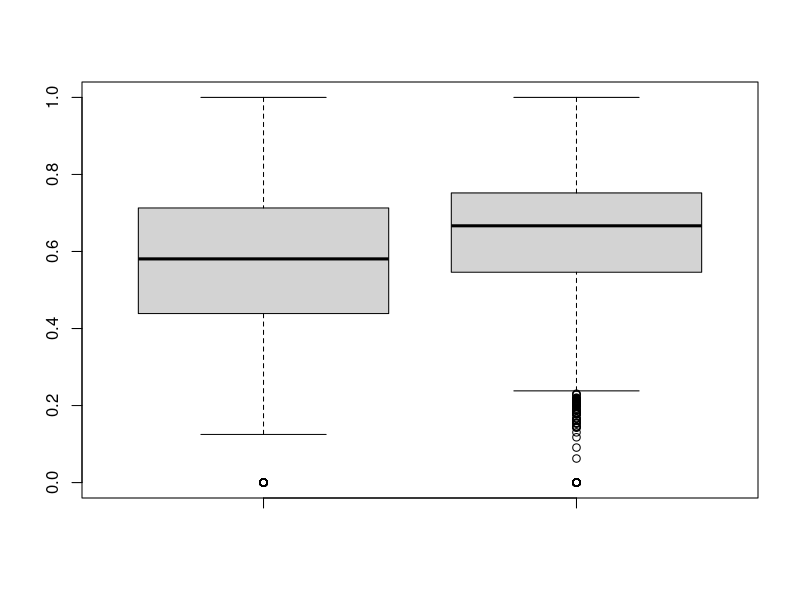
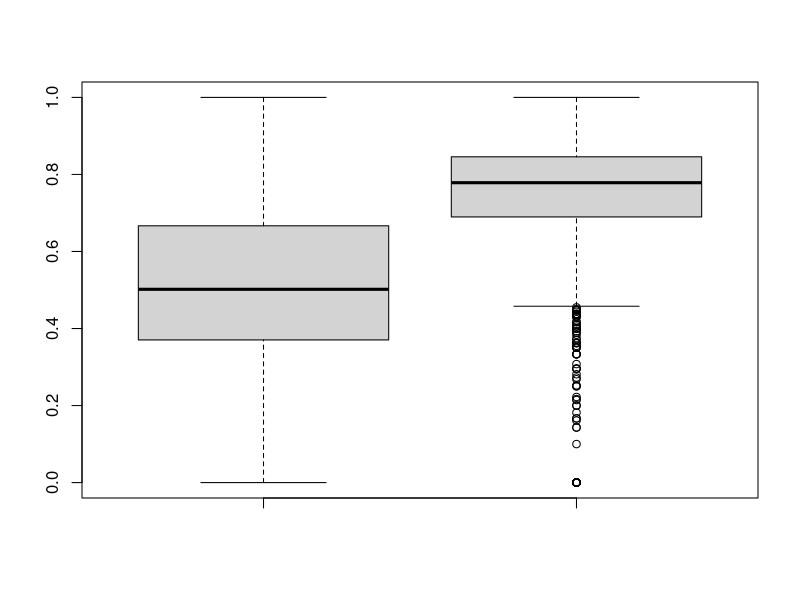
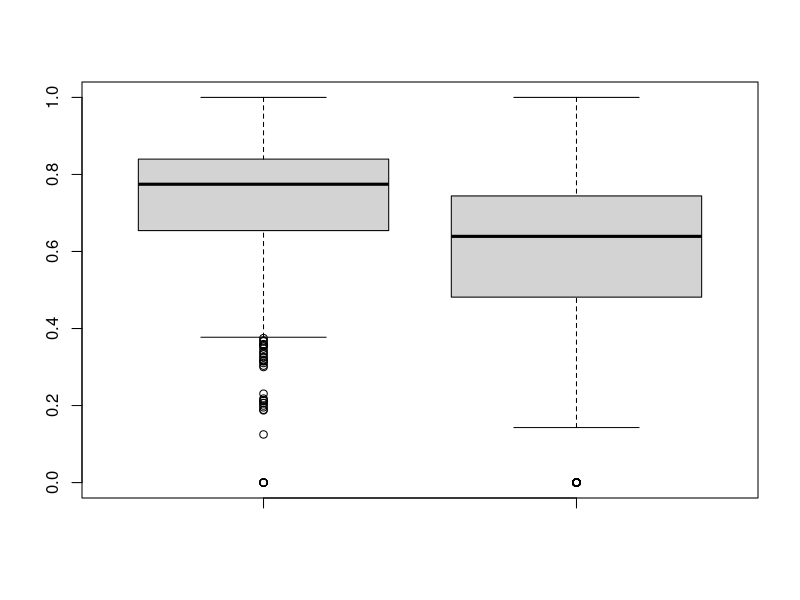
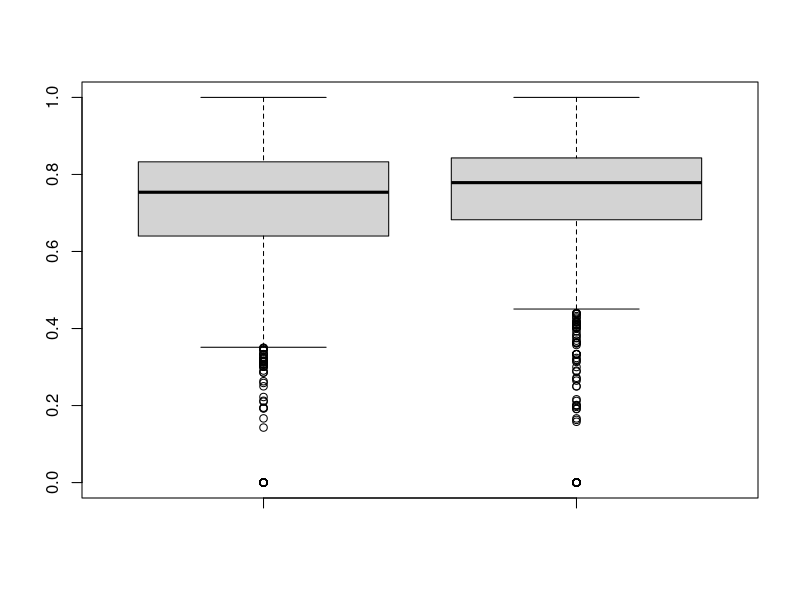

These figures' R source, in order:
########################
## SANER2015 RQ2
## @author:Yuki Ueda
## @createdOn:2015/10/20
########################


### Set data
num <- data.frame() # Init

# Input csv
num <- read.csv("CSVdata_oss/numOfPatchsets_os_2.csv"
                 ,sep=",", header=TRUE)

### number of patchset's voting(+1, -1) is 1
index_1 <- list(data.frame(), data.frame()) # first vote is like or dislike
index_2 <- list(index_1, index_1) # second vote is like or dislike
index <- list(index_2,index_2)

for(i in 1:nrow(num)){
  Id = num$ReviewId[i]
  CIndex = num$CommentIndex[i]      # CommentIndex
  if(CIndex==1){
    if(num$VotingScore[i] == 1){
      vote1 = 1
    }else{
      vote1 = 2
    }
    next
  }


  if(num$VotingScore[i] == 1){
    vote2 = 1
  }else{
    vote2 = 2
  }

  index[[vote1]][[vote2]][[1]] <- rbind(index[[vote1]][[vote2]][[1]], num[i-1,])
  index[[vote1]][[vote2]][[2]] <- rbind(index[[vote1]][[vote2]][[2]], num[i,])
}

# Output to PDF file
for(i in index){
  for(j in i){ # first Comment
    value1 = j[[1]]$CurrentPar
    value2 = j[[2]]$CurrentPar
    name = paste("OS_2_", j[[1]]$VotingScore[1], j[[2]]$VotingScore[1], "_",length(value1),sep = "")
    pdf(paste("OSS_pdf/",name,".pdf",sep=""))
    boxplot(value1, value2, ylim=c(0,1))
    print(name)
  }
}
